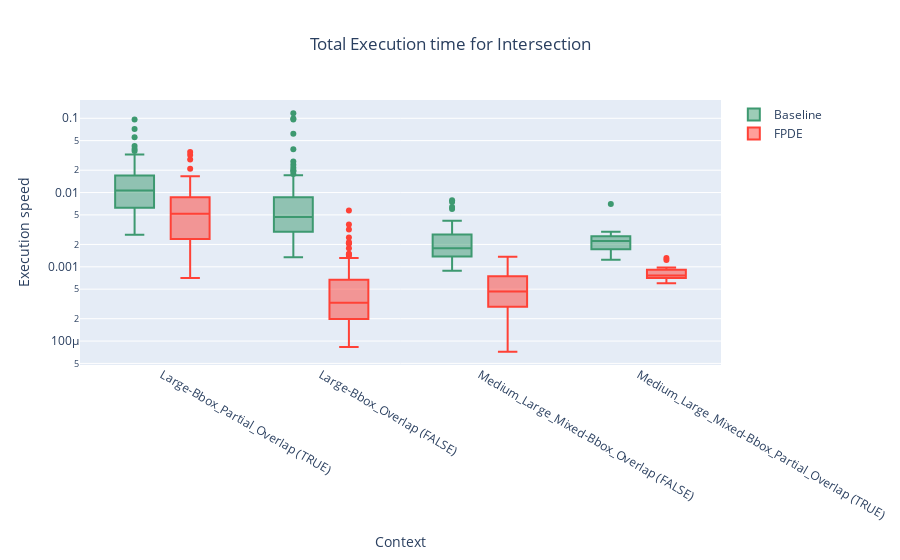

Here is the notebook cell this chart was saved with:
### Markdown cell above
#### Total time Analysis

### Code cell
plot_total_time(total_time_df, is_predicate=False, size_cat_incl=["Large"], size_cat_excl=["Small"],show_outliers=True)

### Figure 1 — Plotly figure (JSON) as saved in the notebook; plotly's stock layout.template omitted (floating-point values rounded to 4 significant figures; data arrays with more than 128 entries replaced by an {"elided": "..."} marker saying what was removed)
{"data": [{"marker": {"color": "#3D9970"}, "name": "Baseline", "type": "box", "x": {"elided": "315 str values"}, "y": {"elided": "315 float values"}}, {"marker": {"color": "#FF4136"}, "name": "FPDE", "type": "box", "x": {"elided": "315 str values"}, "y": {"elided": "315 float values"}}], "layout": {"barmode": "relative", "boxmode": "group", "title": {"text": "Total Execution time for Intersection", "x": 0.5}, "xaxis": {"title": {"text": "Context"}}, "yaxis": {"title": {"text": "Execution speed"}, "type": "log"}}}
